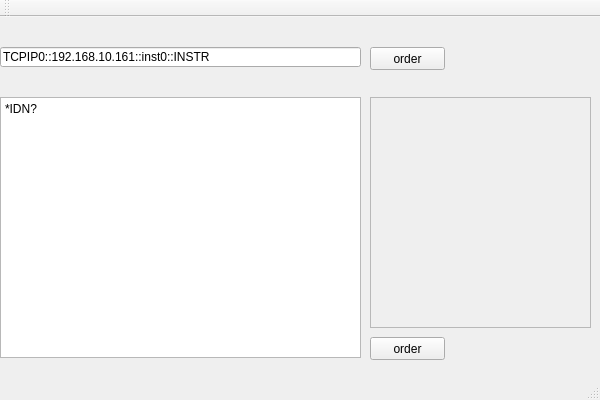
<?xml version="1.0" encoding="UTF-8"?>
<ui version="4.0">
 <class>TestUIClass</class>
 <widget class="QMainWindow" name="TestUIClass">
  <property name="geometry">
   <rect>
    <x>0</x>
    <y>0</y>
    <width>600</width>
    <height>400</height>
   </rect>
  </property>
  <property name="windowTitle">
   <string>TestUI</string>
  </property>
  <widget class="QWidget" name="centralWidget">
   <widget class="QPlainTextEdit" name="textOrder">
    <property name="geometry">
     <rect>
      <x>0</x>
      <y>80</y>
      <width>361</width>
      <height>261</height>
     </rect>
    </property>
    <property name="plainText">
     <string>*IDN?</string>
    </property>
   </widget>
   <widget class="QPushButton" name="btnSendOrder">
    <property name="geometry">
     <rect>
      <x>370</x>
      <y>320</y>
      <width>75</width>
      <height>23</height>
     </rect>
    </property>
    <property name="text">
     <string>order</string>
    </property>
   </widget>
   <widget class="QLineEdit" name="editSrcName">
    <property name="geometry">
     <rect>
      <x>0</x>
      <y>30</y>
      <width>361</width>
      <height>20</height>
     </rect>
    </property>
    <property name="text">
     <string>TCPIP0::192.168.10.161::inst0::INSTR</string>
    </property>
   </widget>
   <widget class="QPushButton" name="btnConnect">
    <property name="geometry">
     <rect>
      <x>370</x>
      <y>30</y>
      <width>75</width>
      <height>23</height>
     </rect>
    </property>
    <property name="text">
     <string>order</string>
    </property>
   </widget>
   <widget class="QPlainTextEdit" name="textOrderShow">
    <property name="enabled">
     <bool>false</bool>
    </property>
    <property name="geometry">
     <rect>
      <x>370</x>
      <y>80</y>
      <width>221</width>
      <height>231</height>
     </rect>
    </property>
    <property name="readOnly">
     <bool>false</bool>
    </property>
    <property name="plainText">
     <string/>
    </property>
   </widget>
  </widget>
  <widget class="QMenuBar" name="menuBar">
   <property name="geometry">
    <rect>
     <x>0</x>
     <y>0</y>
     <width>600</width>
     <height>23</height>
    </rect>
   </property>
  </widget>
  <widget class="QToolBar" name="mainToolBar">
   <attribute name="toolBarArea">
    <enum>TopToolBarArea</enum>
   </attribute>
   <attribute name="toolBarBreak">
    <bool>false</bool>
   </attribute>
  </widget>
  <widget class="QStatusBar" name="statusBar"/>
 </widget>
 <layoutdefault spacing="6" margin="11"/>
 <resources>
  <include location="TestUI.qrc"/>
 </resources>
 <connections/>
</ui>
